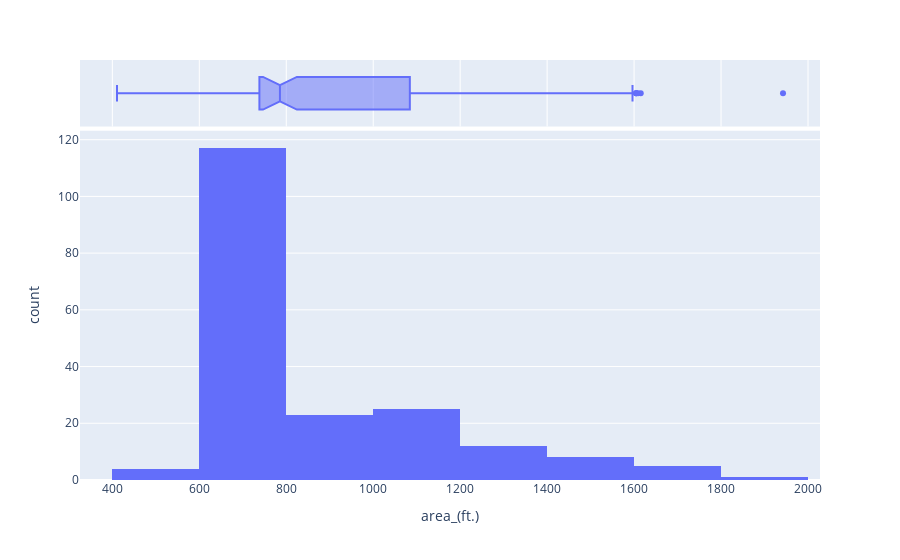

Notebook code cell kept with this figure:
### Code cell
#  воспользуемся функцией histogram()
px.histogram(data, # передав ей датафрейм,
             x = 'area_(ft.)', # конкретный столбец для построения данных,
             nbins = 10, # количество интервалов в гистограмме
             marginal = 'box') # и тип дополнительного графика

### Figure 1 — Plotly figure (JSON) as saved in the notebook; plotly's stock layout.template omitted (floating-point values rounded to 4 significant figures; data arrays with more than 128 entries replaced by an {"elided": "..."} marker saying what was removed)
{"data": [{"alignmentgroup": "True", "bingroup": "x", "hovertemplate": "area_(ft.)=%{x}<br>count=%{y}<extra></extra>", "legendgroup": "", "marker": {"color": "#636efa", "pattern": {"shape": ""}}, "name": "", "nbinsx": 10, "offsetgroup": "", "orientation": "v", "showlegend": false, "type": "histogram", "x": {"elided": "195 float values"}, "xaxis": "x", "yaxis": "y"}, {"alignmentgroup": "True", "hovertemplate": "area_(ft.)=%{x}<extra></extra>", "legendgroup": "", "marker": {"color": "#636efa"}, "name": "", "notched": true, "offsetgroup": "", "showlegend": false, "type": "box", "x": {"elided": "195 float values"}, "xaxis": "x2", "yaxis": "y2"}], "layout": {"barmode": "relative", "legend": {"tracegroupgap": 0}, "margin": {"t": 60}, "xaxis": {"anchor": "y", "domain": [0, 1], "title": {"text": "area_(ft.)"}}, "xaxis2": {"anchor": "y2", "domain": [0, 1], "matches": "x", "showgrid": true, "showticklabels": false}, "yaxis": {"anchor": "x", "domain": [0, 0.8316], "title": {"text": "count"}}, "yaxis2": {"anchor": "x2", "domain": [0.8416, 1], "matches": "y2", "showgrid": false, "showline": false, "showticklabels": false, "ticks": ""}}}
